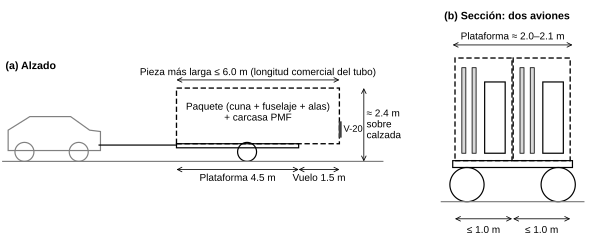

Reproduce this figure in Python.
"""Figura 1 de ALM-P00-A04: paquete de transporte sobre plataforma de 4.5 m (a) y sección con dos aviones (b).
Esquema acotado en metros (redibujo del original con el estilo común)."""
import sys, pathlib
sys.path.insert(0, str(pathlib.Path(__file__).resolve().parents[3] / "plantilla" / "graficas"))
import alimoche_graficas as ag
from matplotlib.patches import Rectangle, Circle, Polygon

import matplotlib.pyplot as plt
ag.estilo()
fig = plt.figure(figsize=(160 * ag.MM, 66 * ag.MM))
a = fig.add_axes([0.0, 0.02, 0.66, 0.96])
b = fig.add_axes([0.70, 0.02, 0.30, 0.96])
for ax in (a, b):
    ax.set_axis_off()
    ax.set_aspect("equal")

K = dict(color="black", lw=0.9)
G = dict(color="#808080", lw=0.9)


def cota(ax, x0, y0, x1, y1, txt, dy=0.0, dx=0.0, ha="center", va="bottom"):
    ax.annotate("", (x0, y0), (x1, y1), arrowprops=dict(arrowstyle="<->", lw=0.6, color="black",
                                                        shrinkA=0, shrinkB=0))
    ax.text((x0 + x1) / 2 + dx, (y0 + y1) / 2 + dy, txt, ha=ha, va=va, fontsize=7.5)


# ---- (a) Alzado (unidades: m) ----
suelo = 0.0
a.plot([-6.4, 7.6], [suelo, suelo], **G)
# coche
a.add_patch(Polygon([(-6.2, 0.4), (-6.2, 1.15), (-5.4, 1.65), (-3.9, 1.65), (-3.2, 1.15), (-2.8, 1.1), (-2.8, 0.4)],
                    closed=True, fill=False, **G))
for xr in (-5.6, -3.6):
    a.add_patch(Circle((xr, 0.35), 0.35, fill=False, **G))
# lanza y plataforma
a.plot([-2.85, 0.0], [0.6, 0.6], **K)
a.add_patch(Rectangle((0.0, 0.5), 4.5, 0.15, fill=False, **K))
a.add_patch(Circle((2.6, 0.35), 0.35, fill=False, **K))
# paquete
a.add_patch(Rectangle((0.0, 0.65), 6.0, 2.05, fill=False, ls=(0, (4, 2)), lw=1.0, color="black"))
a.text(3.0, 1.8, "Paquete (cuna + fuselaje + alas)\n+ carcasa PMF", ha="center", va="center", fontsize=7.5)
a.add_patch(Rectangle((6.0, 0.9), 0.06, 0.55, color="#404040"))
a.text(6.15, 1.18, "V-20", fontsize=7, va="center")
# cotas
cota(a, 0.0, 3.0, 6.0, 3.0, "Pieza más larga ≤ 6.0 m (longitud comercial del tubo)", dy=0.1)
cota(a, 0.0, -0.3, 4.5, -0.3, "Plataforma 4.5 m", dy=-0.15, va="top")
cota(a, 4.5, -0.3, 6.0, -0.3, "Vuelo 1.5 m", dy=-0.15, va="top")
a.annotate("", (6.9, 0.0), (6.9, 2.7), arrowprops=dict(arrowstyle="<->", lw=0.6, shrinkA=0, shrinkB=0))
a.text(7.0, 1.35, "≈ 2.4 m\nsobre\ncalzada", fontsize=7.5, va="center")
a.text(-6.3, 3.4, "(a) Alzado", fontsize=8, weight="bold")
a.set_xlim(-6.5, 8.2); a.set_ylim(-1.0, 3.7)

# ---- (b) Sección con dos aviones ----
b.plot([-0.2, 2.3], [0, 0], **G)
for xr in (0.25, 1.85):
    b.add_patch(Circle((xr, 0.3), 0.3, fill=False, **K))
b.add_patch(Rectangle((0.0, 0.6), 2.1, 0.12, fill=False, **K))
for x0 in (0.04, 1.06):
    b.add_patch(Rectangle((x0, 0.72), 1.0, 1.8, fill=False, ls=(0, (4, 2)), lw=1.0, color="black"))
    for xs in (0.12, 0.30):  # semialas de canto
        b.add_patch(Rectangle((x0 + xs, 0.85), 0.07, 1.5, fill=True, fc="#d9d9d9", ec="black", lw=0.6))
    b.add_patch(Rectangle((x0 + 0.52, 0.85), 0.36, 1.25, fill=False, **K))  # fuselaje
cota(b, 0.0, 2.75, 2.1, 2.75, "Plataforma ≈ 2.0–2.1 m", dy=0.06)
cota(b, 0.04, -0.3, 1.04, -0.3, "≤ 1.0 m", dy=-0.12, va="top")
cota(b, 1.06, -0.3, 2.06, -0.3, "≤ 1.0 m", dy=-0.12, va="top")
b.text(-0.15, 3.2, "(b) Sección: dos aviones", fontsize=8, weight="bold")
b.set_xlim(-0.25, 2.4); b.set_ylim(-0.75, 3.45)

ag.guardar(fig, __file__)
